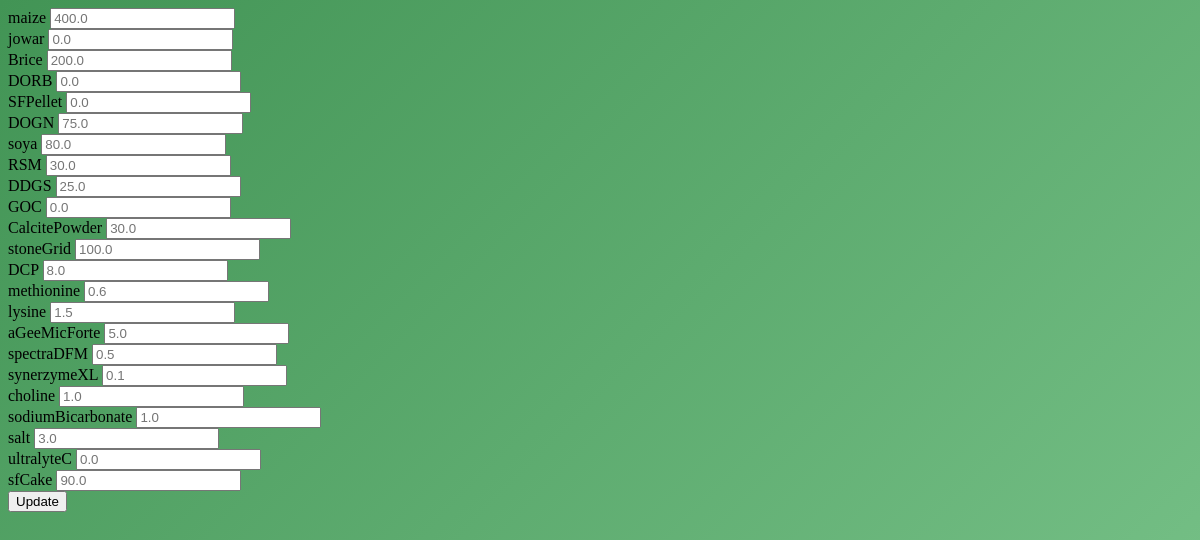
Page /update/l2/ on the committed database.
### feed_app/models.py (models this page shows)
class Formula(models.Model):
    type = models.CharField(max_length=5)
    maize = models.FloatField()
    jowar = models.FloatField()
    Brice = models.FloatField()
    DORB  = models.FloatField()
    SFPellet  = models.FloatField()
    DOGN = models.FloatField()
    soya = models.FloatField()
    RSM = models.FloatField()
    DDGS = models.FloatField()
    GOC = models.FloatField()
    CalcitePowder = models.FloatField()
    stoneGrid = models.FloatField()
    DCP = models.FloatField()
    methionine = models.FloatField()
    lysine = models.FloatField()
    aGeeMicForte = models.FloatField()
    spectraDFM = models.FloatField()
    synerzymeXL = models.FloatField()
    choline = models.FloatField()
    sodiumBicarbonate = models.FloatField()
    salt = models.FloatField()
    ultralyteC = models.FloatField()
    sfCake = models.FloatField()

### feed_app/views.py (the view)
# urls.py: path('update/<type>/',views.update),
def update(request,type):
	if request.method == 'POST':
		for i in request.POST:
			if request.POST[i]!='' and i!='csrfmiddlewaretoken':
				obj, created = Formula.objects.update_or_create(
					type=type,
					defaults={i: request.POST[i]},
				)
		return HttpResponse('sucess')
	else:
		d={}
		f = Formula.objects.filter(type = type).all()
		k = list(f.values()[0].keys())
		s = (f.values()[0])
		for i in k:
			if i!='id' and i!='type':
				d[i] = s[i]
		return render(request,'feed_app/update.html',{'data':d})

### feed_app/templates/feed_app/update.html (shortened to what this page needs)
<!DOCTYPE html>
<html lang="en">
<head>
    {% load static %}
    <link rel="stylesheet" href="{% static 'feed_app/update.css' %}">
</head>
<body>
    <form method="post">
        {% for i,j in data.items %}
        <label for={{i}}>{{i}}</label>
        <input type="number" id={{i}} name={{i}} placeholder={{j}}><br>
        {% endfor %}
        <button type="submit">Update</button>
    </form>
</body>
</html>

### feed_app/static/feed_app/update.css (style rules this page uses)
html { height: 100%; }
body { background: linear-gradient(-45deg, #17384e, #257880, #8dd49d, #429455); background-size: 400% 400%; animation: gradient 15s ease infinite; height: 100vh; }

### rows in the picture
Formula: data "400.0" "0.0" "200.0" "0.0" "0.0" "75.0" "80.0" "30.0" "25.0" "0.0" "30.0" "100.0" "8.0" "0.6" "1.5" "5.0" "0.5" "0.1" "1.0" "1.0" "3.0" "0.0" "90.0"

### other values in the picture
{{ i }} "maize" "jowar" "Brice" "DORB" "SFPellet" "DOGN" "soya" "RSM" "DDGS" "GOC" "CalcitePowder" "stoneGrid" "DCP" "methionine" "lysine" "aGeeMicForte" "spectraDFM" "synerzymeXL" "choline" "sodiumBicarbonate" "salt" "ultralyteC" "sfCake"
